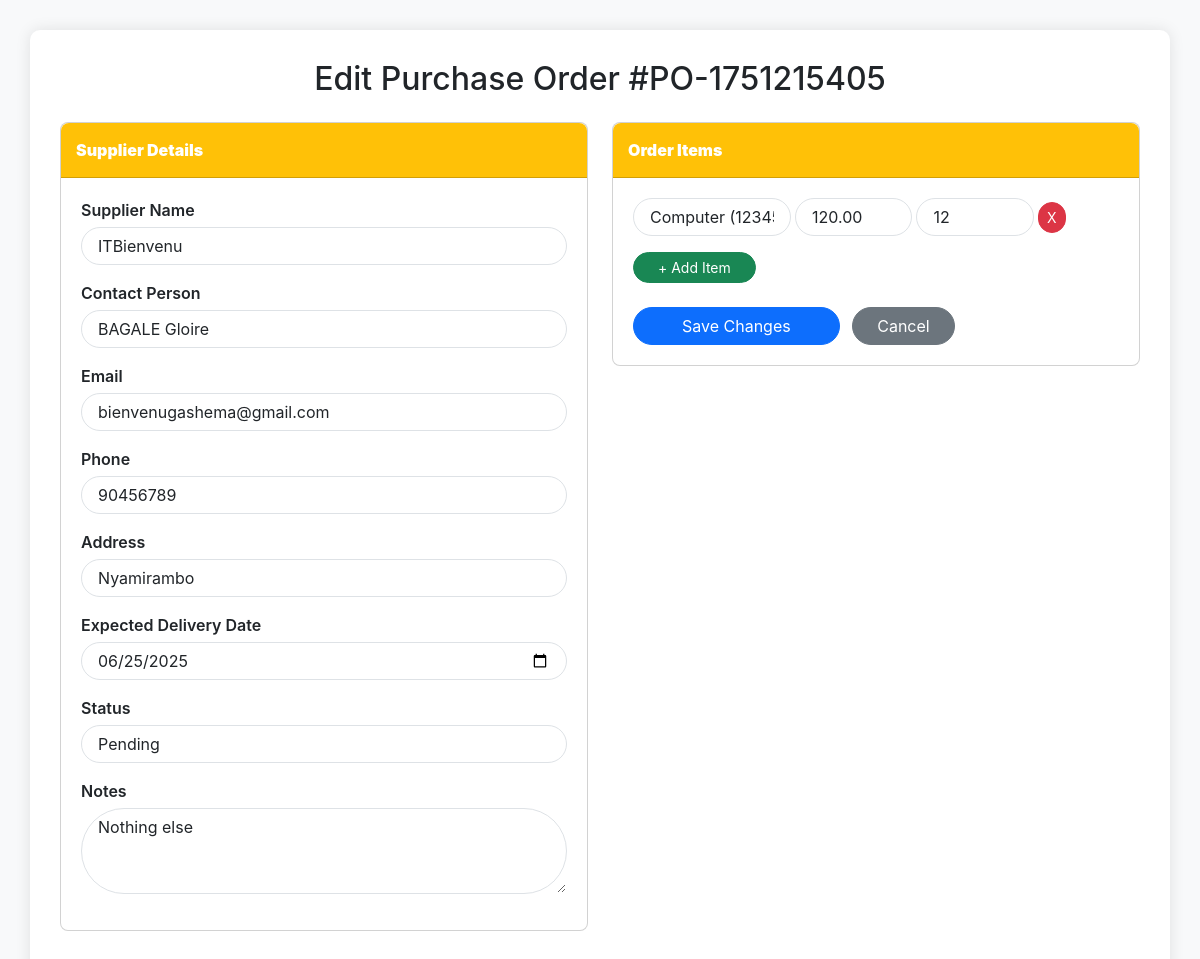
The page /edits/edit_purchase_order.php?po=PO-1751215405 (signed in) on the database its author committed.
### tables this page shows
CREATE TABLE `purchase_orders` (
  `id` int(11) NOT NULL,
  `po_number` varchar(50) NOT NULL,
  `supplier_name` varchar(100) NOT NULL,
  `supplier_contact_person` varchar(100) DEFAULT NULL,
  `supplier_email` varchar(100) DEFAULT NULL,
  `supplier_phone` varchar(50) DEFAULT NULL,
  `supplier_address` varchar(255) DEFAULT NULL,
  `total_amount` decimal(12,2) NOT NULL,
  `order_date` date DEFAULT curdate(),
  `expected_delivery_date` date DEFAULT NULL,
  `status` varchar(20) DEFAULT 'pending',
  `notes` text DEFAULT NULL,
  `created_by` int(11) NOT NULL,
  `created_at` timestamp NOT NULL DEFAULT current_timestamp()
);

CREATE TABLE `purchase_order_items` (
  `id` int(11) NOT NULL,
  `po_id` int(11) NOT NULL,
  `product_id` int(11) DEFAULT NULL,
  `quantity` int(11) NOT NULL,
  `unit_cost` decimal(10,2) NOT NULL,
  `total_cost` decimal(12,2) NOT NULL,
  `notes` varchar(255) DEFAULT NULL
);

CREATE TABLE `products` (
  `id` int(11) NOT NULL,
  `name` varchar(100) NOT NULL,
  `category` varchar(100) DEFAULT NULL,
  `sku` varchar(50) DEFAULT NULL,
  `description` text DEFAULT NULL,
  `cost_price` decimal(10,2) DEFAULT 0.00,
  `price` decimal(10,2) NOT NULL,
  `quantity` int(11) NOT NULL DEFAULT 0,
  `low_stock` int(11) DEFAULT 5,
  `supplier` varchar(100) DEFAULT NULL,
  `image` varchar(255) DEFAULT NULL,
  `created_by` int(11) DEFAULT NULL,
  `created_at` timestamp NOT NULL DEFAULT current_timestamp()
);

### edits/edit_purchase_order.php (the view, shortened to what this page needs)
<?php
include_once "../config/config.php";
$po_number = mysqli_real_escape_string($conn, $_GET['po']);
$po_query = mysqli_query($conn, "
    SELECT *
    FROM purchase_orders
    WHERE po_number = '$po_number'
");
$po_data = mysqli_fetch_assoc($po_query);
$po_id = $po_data['id'];
$items_query = mysqli_query($conn, "
    SELECT poi.*, p.name AS product_name, p.sku AS product_sku, p.cost_price AS product_default_cost_price
    FROM purchase_order_items poi
    LEFT JOIN products p ON poi.product_id = p.id
    WHERE poi.po_id = $po_id
");
$purchase_order_items = [];
while ($item = mysqli_fetch_assoc($items_query)) {
    $purchase_order_items[] = $item;
}
$all_products_edit_po = mysqli_query($conn, "SELECT id, name, sku, cost_price FROM products ORDER BY name ASC");
$all_products_edit_po_array = [];
while ($p = mysqli_fetch_assoc($all_products_edit_po)) {
    $all_products_edit_po_array[] = $p;
}
?>
<!DOCTYPE html>
<html lang="en">
<head>
    <link href="https://cdn.jsdelivr.net/npm/bootstrap@5.3.0/dist/css/bootstrap.min.css" rel="stylesheet">
</head>
<body>
    <div class="container">
        <h2 class="mb-4 text-center">Edit Purchase Order #<?php echo htmlspecialchars($po_data['po_number']); ?></h2>
        <form action="../functions/UpdatePurchaseOrder.php" method="POST">
            <div class="row">
                <div class="col-lg-6">
                    <div class="card rounded-3 mb-4">
                        <div class="card-header"><strong>Supplier Details</strong></div>
                        <div class="card-body card-block">
                            <div class="form-group mb-3">
                                <label class="form-label">Supplier Name</label>
                                <input type="text" name="supplier_name" class="form-control rounded-pill px-3" value="<?php echo htmlspecialchars($po_data['supplier_name']); ?>" required>
                            </div>
                            <div class="form-group mb-3">
                                <label class="form-label">Contact Person</label>
                                <input type="text" name="supplier_contact_person" class="form-control rounded-pill px-3" value="<?php echo htmlspecialchars($po_data['supplier_contact_person']); ?>">
                            </div>
                            <div class="form-group mb-3">
                                <label class="form-label">Email</label>
                                <input type="email" name="supplier_email" class="form-control rounded-pill px-3" value="<?php echo htmlspecialchars($po_data['supplier_email']); ?>">
                            </div>
                            <div class="form-group mb-3">
                                <label class="form-label">Phone</label>
                                <input type="text" name="supplier_phone" class="form-control rounded-pill px-3" value="<?php echo htmlspecialchars($po_data['supplier_phone']); ?>">
                            </div>
                            <div class="form-group mb-3">
                                <label class="form-label">Address</label>
                                <input type="text" name="supplier_address" class="form-control rounded-pill px-3" value="<?php echo htmlspecialchars($po_data['supplier_address']); ?>">
                            </div>
                            <div class="form-group mb-3">
                                <label class="form-label">Expected Delivery Date</label>
                                <input type="date" name="expected_delivery_date" class="form-control rounded-pill px-3" value="<?php echo htmlspecialchars($po_data['expected_delivery_date']); ?>">
                            </div>
                            <div class="form-group mb-3">
                                <label class="form-label">Status</label>
                                <select name="status" class="form-control rounded-pill px-3">
                                    <option value="pending" <?php echo ($po_data['status'] == 'pending') ? 'selected' : ''; ?>>Pending</option>
                                </select>
                            </div>
                            <div class="form-group mb-3">
                                <label class="form-label">Notes</label>
                                <textarea name="notes" rows="3" class="form-control rounded-pill px-3" placeholder="Any special instructions or comments for the supplier"><?php echo htmlspecialchars($po_data['notes']); ?></textarea>
                            </div>
                        </div>
                    </div>
                </div>
                <div class="col-lg-6">
                    <div class="card rounded-3 mb-4">
                        <div class="card-header"><strong>Order Items</strong></div>
                        <div class="card-body card-block">
                            <div id="productRowsPO">
                                <?php if (empty($purchase_order_items)) : ?>
                                    <div class="form-row mb-2 product-row-po d-flex align-items-center">
                                        <div class="col-4 pe-1">
                                            <select name="products[]" class="form-control rounded-pill px-3" required onchange="updateUnitCost(this)">
                                                <option value="">-- Select Product --</option>
                                                <?php foreach ($all_products_edit_po_array as $p) : ?>
                                                    <option value="<?php echo htmlspecialchars($p['id']); ?>" data-cost-price="<?php echo htmlspecialchars($p['cost_price']); ?>">
                                                        <?php echo htmlspecialchars($p['name']); ?> (<?php echo htmlspecialchars($p['sku']); ?>)
                                                    </option>
                                                <?php endforeach; ?>
                                            </select>
                                        </div>
                                        <div class="col-3 pe-1">
                                            <input type="number" step="0.01" name="unit_costs[]" class="form-control rounded-pill px-3" placeholder="Unit Cost" required min="0.01">
                                        </div>
                                        <div class="col-3 pe-1">
                                            <input type="number" name="quantities[]" class="form-control rounded-pill px-3" placeholder="Qty" required min="1">
                                        </div>
                                        <div class="col-2 ps-0">
                                            <button type="button" class="btn btn-danger btn-sm removeRowPO rounded-pill">X</button>
                                        </div>
                                    </div>
                                <?php else : ?>
                                    <?php foreach ($purchase_order_items as $item) : ?>
                                        <div class="form-row mb-2 product-row-po d-flex align-items-center">
                                            <div class="col-4 pe-1">
                                                <select name="products[]" class="form-control rounded-pill px-3" required onchange="updateUnitCost(this)">
                                                    <?php foreach ($all_products_edit_po_array as $p) : ?>
                                                        <option value="<?php echo htmlspecialchars($p['id']); ?>" data-cost-price="<?php echo htmlspecialchars($p['cost_price']); ?>"
                                                            <?php echo ($p['id'] == $item['product_id']) ? 'selected' : ''; ?>>
                                                            <?php echo htmlspecialchars($p['name']); ?> (<?php echo htmlspecialchars($p['sku']); ?>)
                                                        </option>
                                                    <?php endforeach; ?>
                                                </select>
                                            </div>
                                            <div class="col-3 pe-1">
                                                <input type="number" step="0.01" name="unit_costs[]" class="form-control rounded-pill px-3" placeholder="Unit Cost" value="<?php echo htmlspecialchars($item['unit_cost']); ?>" required min="0.01">
                                            </div>
                                            <div class="col-3 pe-1">
                                                <input type="number" name="quantities[]" class="form-control rounded-pill px-3" placeholder="Qty" value="<?php echo htmlspecialchars($item['quantity']); ?>" required min="1">
                                            </div>
                                            <div class="col-2 ps-0">
                                                <button type="button" class="btn btn-danger btn-sm removeRowPO rounded-pill">X</button>
                                            </div>
                                        </div>
                                    <?php endforeach; ?>
                                <?php endif; ?>
                            </div>
                            <div class="form-group mt-3">
                                <button type="button" class="btn btn-success btn-sm rounded-pill px-4" id="addProductPO">+ Add Item</button>
                            </div>
                            <div class="form-group text-right mt-4">
                                <button type="submit" class="btn btn-primary rounded-pill px-5">Save Changes</button>
                                <a href="view_purchase_order.php?po=<?php echo htmlspecialchars($po_data['po_number']); ?>" class="btn btn-secondary rounded-pill px-4 ms-2">Cancel</a>
                            </div>
                        </div>
                    </div>
                </div>
            </div>
        </form>
    </div>
</body>
</html>

### edits/edit_purchase_order.php (style rules this page uses)
body { font-family: 'Inter', sans-serif; background-color: #f8f9fa; }
.container { margin-top: 30px; margin-bottom: 30px; background-color: #ffffff; padding: 30px; border-radius: 10px; box-shadow: 0 0 15px rgba(0, 0, 0, 0.1); }
.card-header { background-color: #ffc107; color: white; font-weight: bold; border-radius: 8px 8px 0 0 !important; padding: 15px; }
.card-body { padding: 20px; }
.btn-danger, .btn-success { border-radius: 5px; }
.form-group label { font-weight: 600; margin-bottom: 5px; }
.rounded-pill.px-3 { border-radius: 50rem !important; }

### rows shown on the page
purchase_orders: po_number "PO-1751215405", supplier_name "ITBienvenu", supplier_contact_person "BAGALE Gloire", supplier_email "bienvenugashema@gmail.com", supplier_phone "90456789", supplier_address "Nyamirambo", expected_delivery_date "06/25/2025", status "Pending", notes "Nothing else"
purchase_order_items: product.name "Computer (1234567)", unit_cost "120.00", quantity "12"
